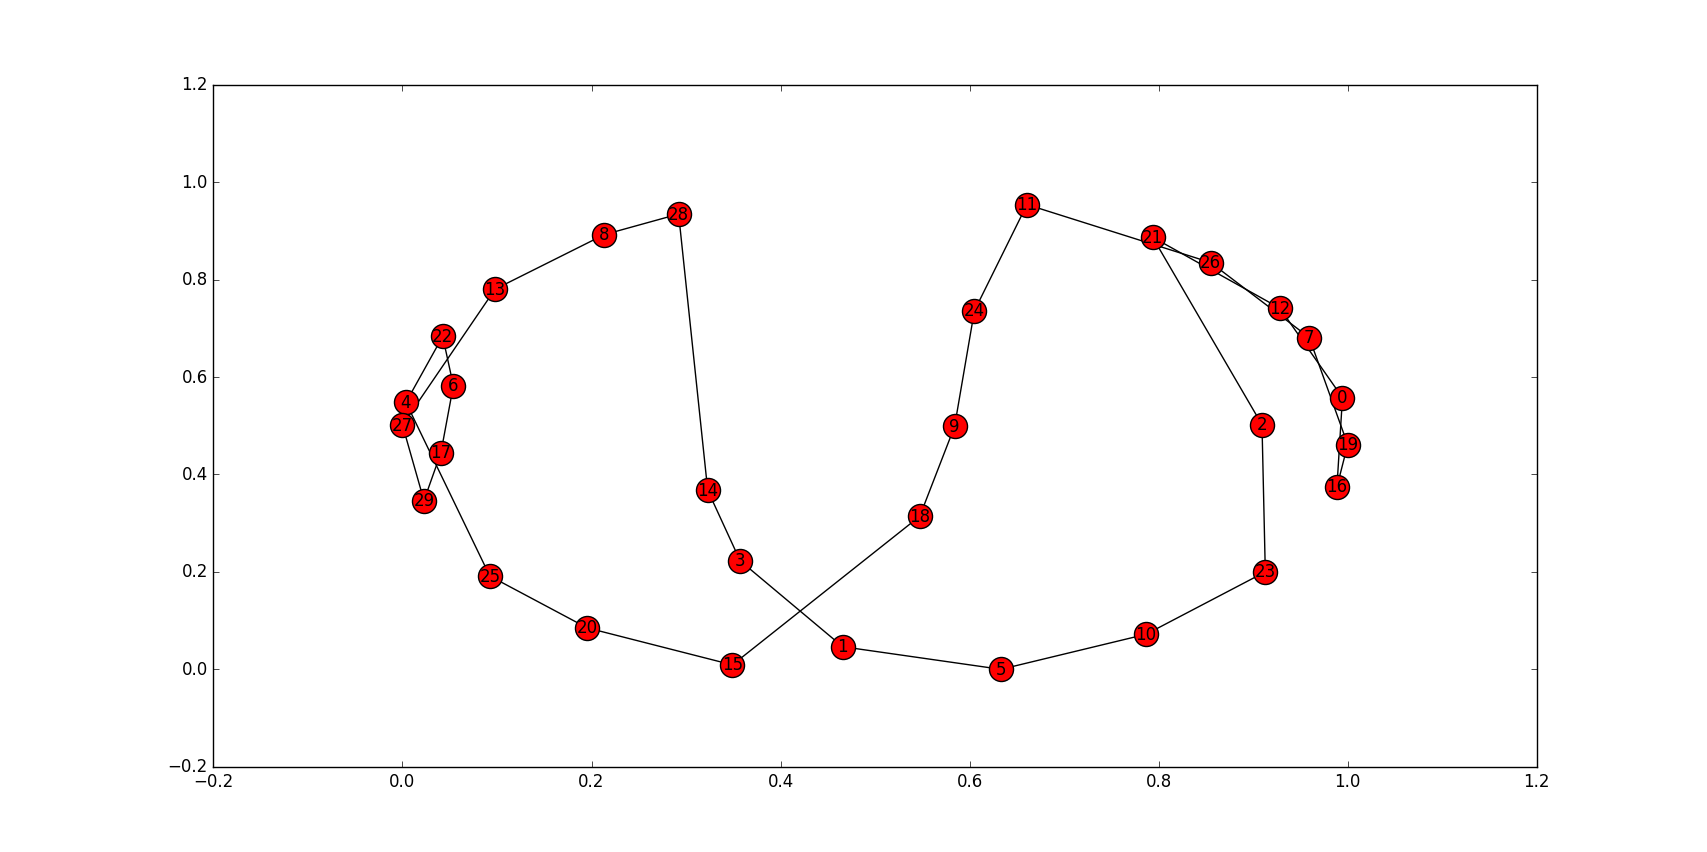

The Python source for this figure:
# -*- coding: utf-8 -*-
import numpy as np
import networkx as nx
from heapq import heappop, heappush
from matplotlib import pyplot as plt
pop = heappop
push = heappush

def twice_around(G, origin = 0):
    H = nx.minimum_spanning_tree(G) # gero a mst a partir do grafo original
    H = nx.MultiGraph(H) # como somente multigrafos aceitam arestas paralelas
       
    for u,v in H.edges():
        H.add_edge(u,v)     #duplico arestas da mst
    
    euleraux = list(nx.eulerian_circuit(H, origin)) # gero um circuito euleriano
    I = nx.Graph()
    aux = []
    for u,v in euleraux: 
        aux.append(u)
        aux.append(v)
    h = []
    for i in aux: 
        if (i not in h):    # elimino repetições
            h.append(i)
    h.append(origin)
    for i in range (30):
        I.add_edge(h[i],h[i+1]) # gero grafo resultante
        I[h[i]][h[i+1]]['weight'] = G[h[i]][h[i+1]]['weight'] # copiando também o peso
    
    return I
   
def calcular_peso(T): 
    peso = 0
    pesos = nx.get_edge_attributes(T, 'weight')
    for v in T.edges(): 
        peso += pesos[v]
    return peso
        
def main(): 
    A = np.loadtxt('ha30_dist.txt')
    G = nx.from_numpy_matrix(A)
    min_pesos = []
    max_pesos = []
    for i in range(30):
        H = twice_around(G, i)
        weight = calcular_peso(H)
        push(min_pesos, (weight, i))
        push(max_pesos, (-weight, i))
        #print (weight)
    print("Melhores:")
    for i in range(3): 
        peso, inicial = pop(min_pesos)
        print("Iniciando Tour de Euler em:", inicial, ", obteve peso:", peso)
    print("Piores:")
    for i in range(3): 
        peso, inicial = pop(max_pesos)
        print("Iniciando Tour de Euler em:", inicial, ", obteve peso:", -peso)
    
    pos = nx.spring_layout(H, k = 0.35, iterations=100)
    nx.draw_networkx(H, pos)
    plt.show()

main()
